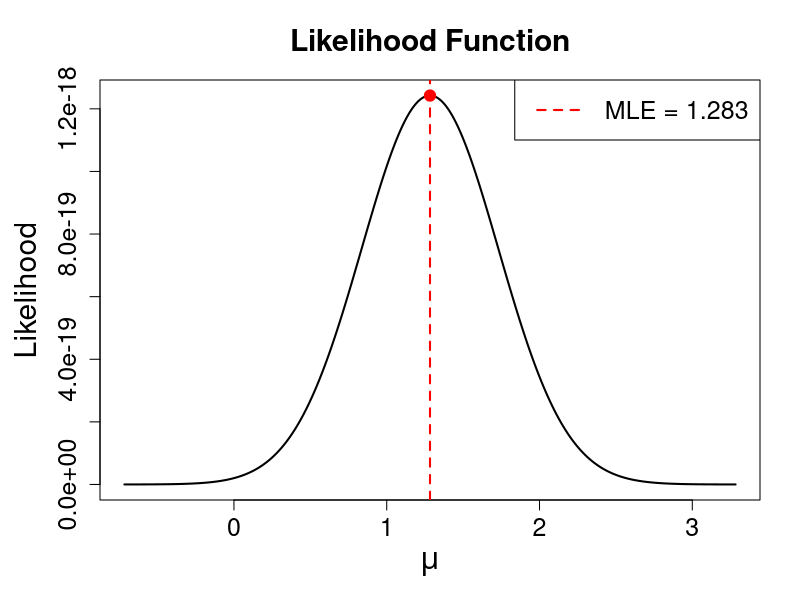
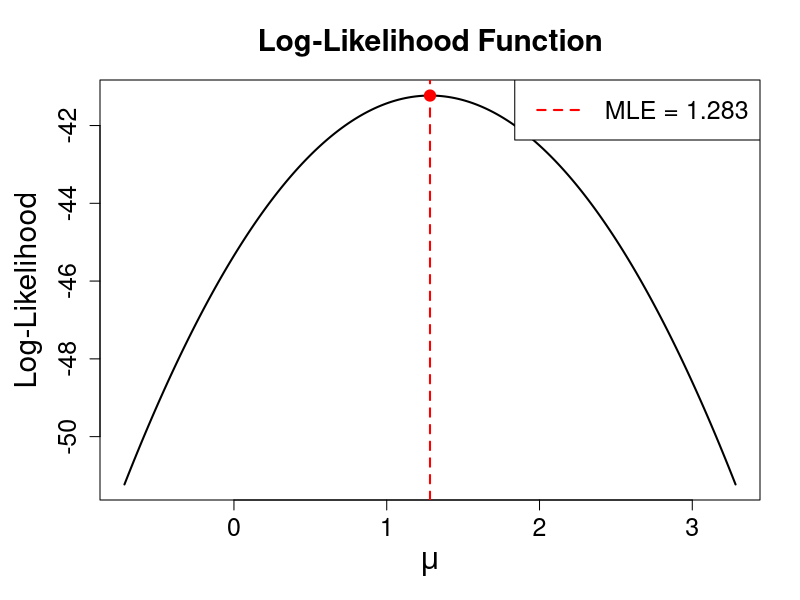

R code for these plots, in order:
# Problem 7: Likelihood and Log-Likelihood Functions for Normal Distribution

set.seed(123)  # For reproducibility

# Parameters
n <- 20
mu_true <- 1
sigma <- 2
sigma_sq <- sigma^2

# Generate random sample from N(mu=1, sigma^2=4)
y <- rnorm(n, mean = mu_true, sd = sigma)

# Compute MLE (sample mean)
mu_mle <- mean(y)
cat("MLE of mu:", mu_mle, "\n")

# Create range of mu values for plotting
mu_range <- seq(mu_mle - 2, mu_mle + 2, length.out = 1000)

# Likelihood function
likelihood <- function(mu, y, sigma_sq) {
  n <- length(y)
  constant <- (2 * pi * sigma_sq)^(-n/2)
  sum_sq <- sum((y - mu)^2)
  return(constant * exp(-sum_sq / (2 * sigma_sq)))
}

# Log-likelihood function
log_likelihood <- function(mu, y, sigma_sq) {
  n <- length(y)
  constant <- -n/2 * log(2 * pi * sigma_sq)
  sum_sq <- sum((y - mu)^2)
  return(constant - sum_sq / (2 * sigma_sq))
}

# Compute likelihood and log-likelihood values
L_values <- sapply(mu_range, function(mu) likelihood(mu, y, sigma_sq))
logL_values <- sapply(mu_range, function(mu) log_likelihood(mu, y, sigma_sq))

# Plot 1: Likelihood function
windows(width = 12, height = 7)
par(mar = c(5, 5, 4, 2), cex.axis = 1.5, cex.lab = 1.8, cex.main = 1.8)
plot(mu_range, L_values, type = "l", lwd = 2,
     xlab = expression(mu), ylab = "Likelihood",
     main = "Likelihood Function")
abline(v = mu_mle, col = "red", lty = 2, lwd = 2)
points(mu_mle, likelihood(mu_mle, y, sigma_sq), 
       col = "red", pch = 19, cex = 1.5)
legend("topright", legend = paste("MLE =", round(mu_mle, 3)),
       col = "red", lty = 2, lwd = 2, cex = 1.5)

# Plot 2: Log-likelihood function
windows(width = 12, height = 7)
par(mar = c(5, 5, 4, 2), cex.axis = 1.5, cex.lab = 1.8, cex.main = 1.8)
plot(mu_range, logL_values, type = "l", lwd = 2,
     xlab = expression(mu), ylab = "Log-Likelihood",
     main = "Log-Likelihood Function")
abline(v = mu_mle, col = "red", lty = 2, lwd = 2)
points(mu_mle, log_likelihood(mu_mle, y, sigma_sq), 
       col = "red", pch = 19, cex = 1.5)
legend("topright", legend = paste("MLE =", round(mu_mle, 3)),
       col = "red", lty = 2, lwd = 2, cex = 1.5)
